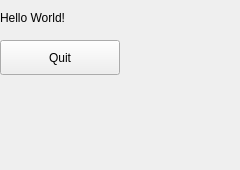
<?xml version="1.0" encoding="UTF-8"?>
<ui version="4.0">
 <class>Widget</class>
 <widget class="QWidget" name="Widget">
  <property name="geometry">
   <rect>
    <x>0</x>
    <y>0</y>
    <width>240</width>
    <height>170</height>
   </rect>
  </property>
  <property name="windowTitle">
   <string>Widget</string>
  </property>
  <widget class="QLabel" name="hello">
   <property name="geometry">
    <rect>
     <x>0</x>
     <y>0</y>
     <width>180</width>
     <height>35</height>
    </rect>
   </property>
   <property name="baseSize">
    <size>
     <width>180</width>
     <height>35</height>
    </size>
   </property>
   <property name="text">
    <string>Hello World!</string>
   </property>
  </widget>
  <widget class="QPushButton" name="button">
   <property name="geometry">
    <rect>
     <x>0</x>
     <y>40</y>
     <width>120</width>
     <height>35</height>
    </rect>
   </property>
   <property name="text">
    <string>Quit</string>
   </property>
  </widget>
 </widget>
 <resources/>
 <connections/>
</ui>
